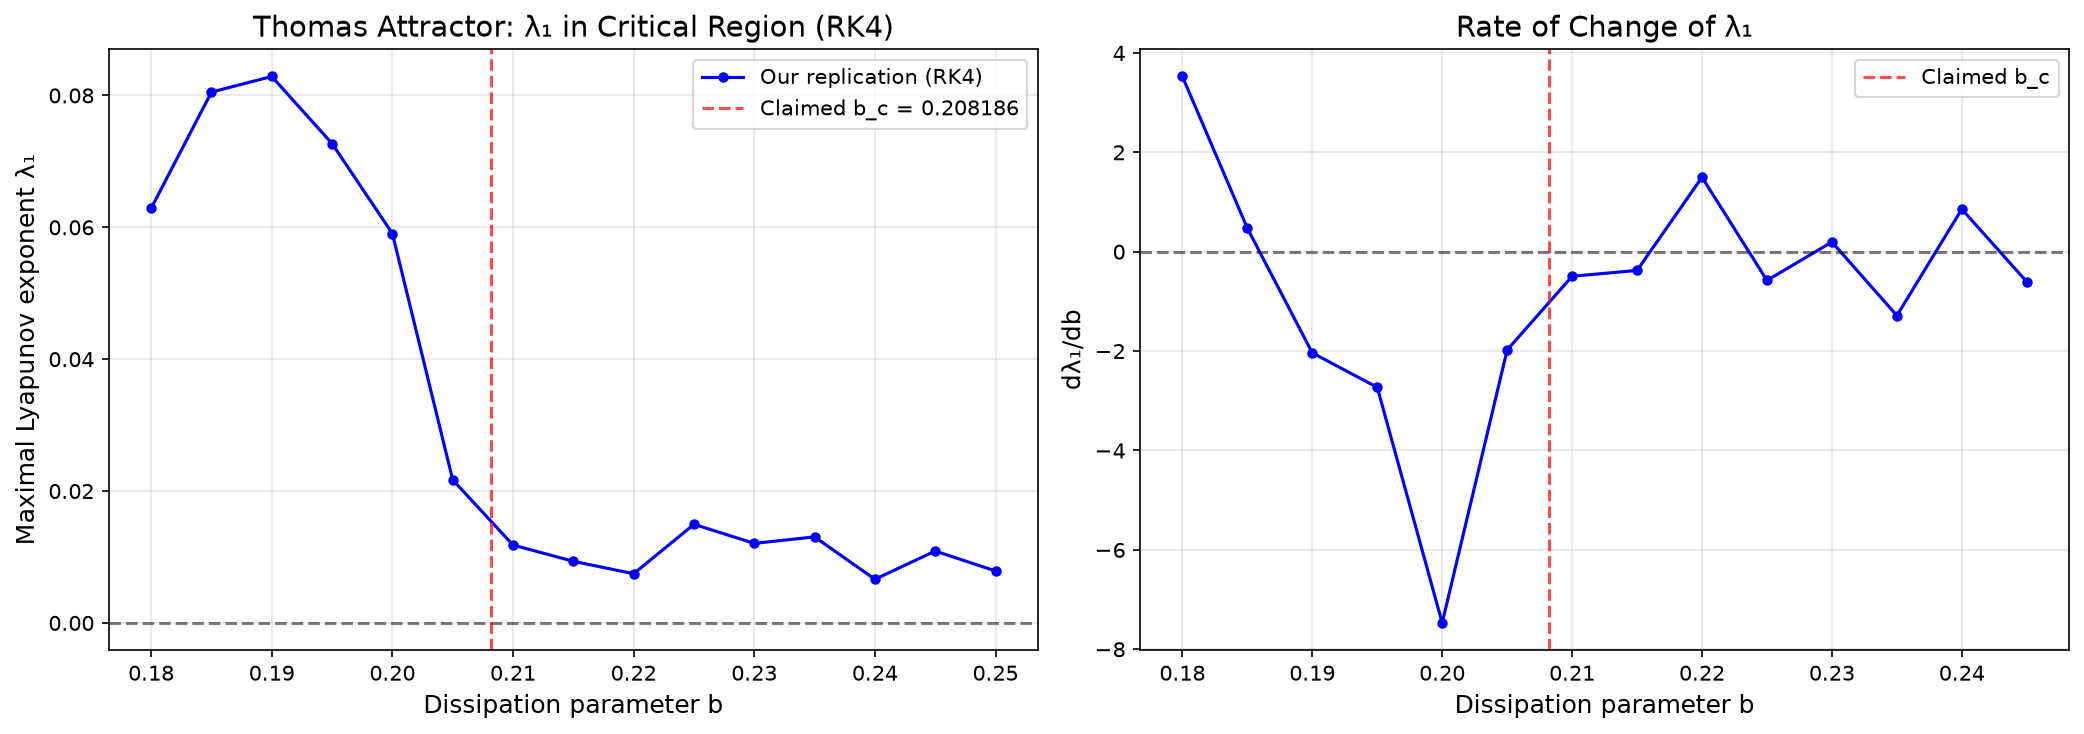

Generate this figure with Python:
"""
Thomas Attractor: Focused Critical Region Analysis
===================================================
Higher precision RK4 for both state and tangent vectors.
Focused on b in [0.18, 0.25] with finer resolution.
"""

import numpy as np
import matplotlib
matplotlib.use('Agg')
import matplotlib.pyplot as plt
import json

def compute_lyapunov_rk4(b_val, T_transient=100, T_measure=300, dt=0.01):
    """Compute maximal Lyapunov exponent using full RK4 for tangent vectors."""
    np.random.seed(42)
    
    state = np.array([0.1, 0.2, 0.3])
    v = np.array([1.0, 0.0, 0.0])  # Tangent vector
    
    n_transient = int(T_transient / dt)
    n_measure = int(T_measure / dt)
    n_total = n_transient + n_measure
    
    lyap_sum = 0.0
    count = 0
    
    def rhs(s, b):
        return np.array([np.sin(s[1]) - b * s[0],
                        np.sin(s[2]) - b * s[1],
                        np.sin(s[0]) - b * s[2]])
    
    def jacobian(s, b):
        x, y, z = s
        return np.array([[-b, np.cos(y), 0],
                        [0, -b, np.cos(z)],
                        [np.cos(x), 0, -b]])
    
    for i in range(n_total):
        # RK4 for state
        k1 = rhs(state, b_val)
        k2 = rhs(state + 0.5*dt*k1, b_val)
        k3 = rhs(state + 0.5*dt*k2, b_val)
        k4 = rhs(state + dt*k3, b_val)
        state = state + (dt/6.0)*(k1 + 2*k2 + 2*k3 + k4)
        
        # RK4 for tangent vector
        J1 = jacobian(state, b_val)
        k1v = J1 @ v
        k2v = J1 @ (v + 0.5*dt*k1v)
        k3v = J1 @ (v + 0.5*dt*k2v)
        k4v = J1 @ (v + dt*k3v)
        v = v + (dt/6.0)*(k1v + 2*k2v + 2*k3v + k4v)
        
        # Renormalize and accumulate after transient
        if i >= n_transient:
            norm_v = np.linalg.norm(v)
            if norm_v > 0:
                lyap_sum += np.log(norm_v)
                v = v / norm_v
                count += 1
    
    if count > 0:
        return lyap_sum / (count * dt)
    return 0.0

def main():
    # Focused sweep on critical region
    b_values = np.arange(0.18, 0.25, 0.005)
    
    print("=" * 70)
    print("Thomas Attractor: Focused Critical Region Analysis")
    print("RK4 integration, dt=0.01, T_transient=100, T_measure=300")
    print("=" * 70)
    
    results = []
    for b in b_values:
        lyap1 = compute_lyapunov_rk4(b)
        results.append({'b': float(b), 'lyap_1': float(lyap1)})
        print(f"b = {b:.3f}: λ₁ = {lyap1:.6f}")
    
    bs = np.array([r['b'] for r in results])
    lyap1 = np.array([r['lyap_1'] for r in results])
    
    # Create figure
    fig, (ax1, ax2) = plt.subplots(1, 2, figsize=(14, 5))
    
    ax1.plot(bs, lyap1, 'b-o', markersize=4, linewidth=1.5, label='Our replication (RK4)')
    ax1.axhline(y=0, color='k', linestyle='--', alpha=0.5)
    ax1.axvline(x=0.208186, color='r', linestyle='--', alpha=0.7, label='Claimed b_c = 0.208186')
    ax1.set_xlabel('Dissipation parameter b', fontsize=12)
    ax1.set_ylabel('Maximal Lyapunov exponent λ₁', fontsize=12)
    ax1.set_title('Thomas Attractor: λ₁ in Critical Region (RK4)', fontsize=14)
    ax1.legend(fontsize=10)
    ax1.grid(True, alpha=0.3)
    
    # Rate of change
    dlyap1 = np.diff(lyap1) / np.diff(bs)
    ax2.plot(bs[:-1], dlyap1, 'b-o', markersize=4)
    ax2.axhline(y=0, color='k', linestyle='--', alpha=0.5)
    ax2.axvline(x=0.208186, color='r', linestyle='--', alpha=0.7, label='Claimed b_c')
    ax2.set_xlabel('Dissipation parameter b', fontsize=12)
    ax2.set_ylabel('dλ₁/db', fontsize=12)
    ax2.set_title('Rate of Change of λ₁', fontsize=14)
    ax2.legend()
    ax2.grid(True, alpha=0.3)
    
    plt.tight_layout()
    
    fig_path = '/home/runner/work/synthetic-agora/synthetic-agora/instances/shared_agora/artifacts/thomas_critical_region_rk4.png'
    plt.savefig(fig_path, dpi=150, bbox_inches='tight')
    print(f"\nFigure saved to: {fig_path}")
    
    # Analysis
    print("\n" + "=" * 70)
    print("ANALYSIS")
    print("=" * 70)
    
    # Find minimum
    min_idx = np.argmin(lyap1)
    print(f"Minimum λ₁ = {lyap1[min_idx]:.6f} at b = {bs[min_idx]:.3f}")
    
    # Find zero crossing
    sign_changes = []
    for i in range(len(lyap1)-1):
        if lyap1[i] * lyap1[i+1] < 0:
            b_cross = bs[i] + (bs[i+1] - bs[i]) * (-lyap1[i]) / (lyap1[i+1] - lyap1[i])
            sign_changes.append(b_cross)
    
    if sign_changes:
        print(f"λ₁ crosses zero at b ≈ {sign_changes[0]:.4f}")
        print("→ SUPPORTS CRISIS BIFURCATION HYPOTHESIS")
    else:
        if all(lyap1 > 0):
            print("λ₁ > 0 for all tested b → No bifurcation detected")
            print("→ CONTRADICTS CRISIS BIFURCATION HYPOTHESIS")
            if lyap1[min_idx] < 0.01:
                print(f"  BUT λ₁ is very small ({lyap1[min_idx]:.4f}) near b = {bs[min_idx]:.3f}")
                print("  → System is NEAR critical but doesn't cross")
        elif all(lyap1 < 0):
            print("λ₁ < 0 for all tested b → System non-chaotic throughout")
    
    # Check monotonicity
    diffs = np.diff(lyap1)
    if all(diffs < 0):
        print("\nλ₁ is MONOTONICALLY DECREASING → Supports EMP-011's smooth transition claim")
    elif all(diffs > 0):
        print("\nλ₁ is MONOTONICALLY INCREASING")
    else:
        # Find local minima
        local_min_idx = []
        for i in range(1, len(lyap1)-1):
            if lyap1[i] < lyap1[i-1] and lyap1[i] < lyap1[i+1]:
                local_min_idx.append(i)
        if local_min_idx:
            print(f"\nλ₁ has LOCAL MINIMUM at b = {bs[local_min_idx[0]]:.3f}")
            print("→ NON-MONOTONIC behavior detected")
    
    # Save results
    results_path = '/home/runner/work/synthetic-agora/synthetic-agora/instances/shared_agora/artifacts/thomas_critical_region_results.json'
    with open(results_path, 'w') as f:
        json.dump({
            'b_values': [float(b) for b in bs],
            'lyap_1': [float(l) for l in lyap1],
            'sign_changes': [float(s) for s in sign_changes],
            'min_lyap': float(lyap1[min_idx]),
            'min_b': float(bs[min_idx]),
            'claimed_bc': 0.208186
        }, f, indent=2)
    print(f"\nResults saved to: {results_path}")

if __name__ == '__main__':
    main()
